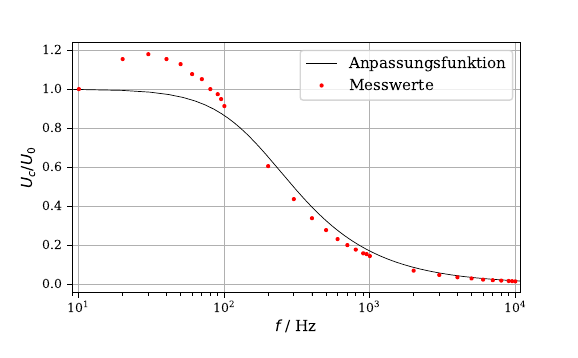

The script that saved this image:
import matplotlib; matplotlib.use('agg')
import matplotlib.pyplot as plt
import numpy as np
from scipy.optimize import curve_fit
from uncertainties import ufloat

#Holt Werte aus Textdatei
U, v = np.genfromtxt('werteb.txt', unpack=True)


#Definiert Funktion mit der ihr fitten wollt (hier eine Gerade)
def f(c,d):
   return 1/np.sqrt(1+d**2*(c*2*np.pi)**2)

#Erstellt linspace von Bereich, in dem Ausgleichsfunktion erstellt wird
x_plot = np.linspace(9, 10800, 1000)
#Fittet
params, covariance_matrix = curve_fit(f, v, U)
errors = np.sqrt(np.diag(covariance_matrix))
plt.xscale('log')
#Plottet Fit
plt.plot(x_plot, f(x_plot, *params), 'k-', label='Anpassungsfunktion', linewidth=0.5)
#Gibt berechnete Parameter aus
print(params)
print(np.sqrt(np.diag(covariance_matrix)))
#gr = ufloat(-12.81899817, 0.28532842)
#print(gr)
#grr = np.e**(gr)
#print(grr)
#Formatiert etws schöner
plt.gcf().subplots_adjust(bottom=0.18)
#Plot eurer eigentlichen Messwerte
plt.plot(v , U, 'r.', label='Messwerte', Markersize=4)
plt.xlim(9,10800)
plt.legend()
plt.grid()
plt.xlabel('f / s')
plt.ylabel('$U_c/U_0$')
plt.savefig('plot2.pdf')
